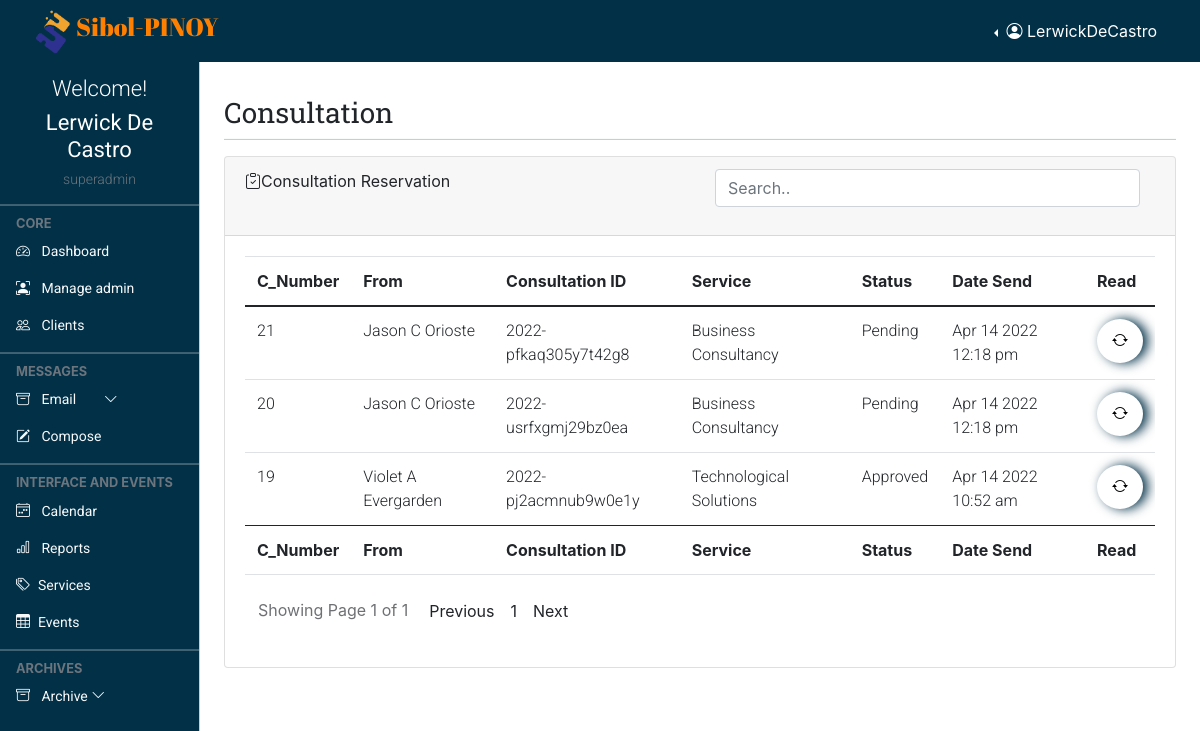
Page /admin/consultation.php (signed in) on the committed database.
### tables this page shows
CREATE TABLE `profile` (
  `id` int(11) NOT NULL,
  `loginId` int(11) NOT NULL,
  `firstName` varchar(255) NOT NULL,
  `lastName` varchar(255) NOT NULL,
  `dateAdded` datetime NOT NULL
);

CREATE TABLE `client` (
  `c_count` int(150) NOT NULL,
  `client_uniID` varchar(250) NOT NULL,
  `firstName` varchar(250) NOT NULL,
  `mi` text DEFAULT NULL,
  `lastName` varchar(250) NOT NULL,
  `email_add` varchar(250) NOT NULL,
  `contact` varchar(250) DEFAULT NULL,
  `organization` varchar(250) NOT NULL,
  `position` varchar(250) NOT NULL,
  `date_register` datetime NOT NULL
);

CREATE TABLE `consultation` (
  `entryID` int(250) NOT NULL,
  `email_add` varchar(250) NOT NULL,
  `consultation_id` varchar(250) NOT NULL,
  `service_uniID` varchar(250) NOT NULL,
  `memo` text DEFAULT NULL,
  `set_date` date DEFAULT NULL,
  `set_time` time DEFAULT NULL,
  `status` varchar(50) NOT NULL,
  `action` varchar(50) NOT NULL,
  `registered_date` datetime DEFAULT NULL
);

CREATE TABLE `services` (
  `number` int(100) NOT NULL,
  `service_uniID` varchar(250) NOT NULL,
  `service_title` varchar(250) NOT NULL,
  `image` varchar(250) NOT NULL,
  `service_desc` longtext NOT NULL,
  `status` varchar(50) NOT NULL,
  `loginId` varchar(250) DEFAULT NULL,
  `action` varchar(250) DEFAULT NULL,
  `date_upload` datetime DEFAULT NULL,
  `date_update` datetime DEFAULT NULL
);

### admin/consultation.php (the view, shortened to what this page needs)
<!doctype html>
<html lang="en">
  <?php
      require "layout.part/admin.header.php";
  ?>
  <body>
    <?php
      require "layout.part/admin.top.navbar.php";
    ?>
    <?php
      require "layout.part/admin.side.navbar.php";
    ?>
    <main class="mt-5 pt-3">
        <div class="container-fluid p-4">
            <div class="row">
            <div class="col-md-12 my-2">
                <h4 class="page-header">Consultation</h4>
                <hr class="dropdown-divider bg-dark" />
            </div>
        </div>
        <div class="row">
            <div class="col-md-12 mb-3">
                <div class="card">
                    <div class="card-header">
                        <span><i class="bi bi-clipboard-check"></i></span>Consultation Reservation
                        <div class="form-group float-end col-md-6">
                            <input type="text" class="form-control inputSearch" id="inputSearch" placeholder="Search..">
                        </div>
                    </div>
                    <div class="card-body">
                        <div class="table-responsive">
                            <table id="example" class="table data-table" style="width: 100%">
                                <thead>
                                    <tr>
                                        <th>C_Number</th>
                                        <th>From</th>
                                        <th>Consultation ID</th>
                                        <th>Service</th>
                                        <th>Status</th>
                                        <th>Date Send</th>
                                        <th>Read</th>
                                    </tr>
                                </thead>
                                <tbody id="myTable">
                                    <?php
                                        if(isset($_GET['page_no']) && $_GET['page_no'] !=''){
                                            $page_no = $_GET['page_no'];
                                        }else{
                                            $page_no = 1;
                                        }
                                        $total_records_per_page = 25;
                                        $previous_page = $page_no - 1;
                                        $next_page = $page_no + 1;
                                        $result_count = mysqli_query($conn, "SELECT COUNT(*) as total_records FROM `consultation`" );
                                        $total_records = mysqli_fetch_array($result_count);
                                        $total_records = $total_records['total_records'];
                                        $total_number_of_page = ceil($total_records / $total_records_per_page);
                                        $consultation_query = "SELECT tb3.entryID, tb1.firstName, tb1.mi, tb1.lastName, tb1.email_add, tb2.service_uniID, tb2.service_title, tb3.consultation_id, tb3.status, tb3.action, tb3.registered_date FROM (client tb1 INNER JOIN consultation tb3 ON tb1.email_add = tb3.email_add) INNER JOIN services tb2 ON tb2.service_uniID = tb3.service_uniID ORDER BY entryID DESC";
                                        $consultation_query_results = $conn->query($consultation_query);
                                        if($consultation_query_results->num_rows > 0){
                                            foreach($consultation_query_results as $consultation){
                                                ?>
                                                <tr class="
                                                <?php
                                                    $a = $consultation['action'];
                                                    if($a == "New"){
                                                        echo 'card-text';
                                                    }else{
                                                        echo 'card-tex2';
                                                    }
                                                ?>
                                                ">
                                                        <td><?= $consultation['entryID'] ?></td>
                                                        <td><?= $consultation['firstName'].' '.$consultation['mi'].' '.$consultation['lastName'] ?></td>
                                                        <td><?= $consultation['consultation_id'] ?></td>
                                                        <td><?= $consultation['service_title'] ?></td>
                                                        <td><?= $consultation['status'] ?></td>
                                                        <td><?= date('M d Y g:i a',  strtotime($consultation['registered_date'])) ?></td>
                                                        <td>
                                                            <form action="consultation.info" method="POST">
                                                                <button type="submit" class="stats-white tooltip-test" title="READ" id="read" name="read">
                                                                    <i class="bi bi-arrow-repeat"></i>
                                                                </button>
                                                            </form>
                                                        </td>
                                                    </tr>
                                                <?php
                                            }
                                        }
                                    ?>
                                </tbody>
                                <tfoot>
                                    <tr>
                                        <th>C_Number</th>
                                        <th>From</th>
                                        <th>Consultation ID</th>
                                        <th>Service</th>
                                        <th>Status</th>
                                        <th>Date Send</th>
                                        <th>Read</th>
                                    </tr>
                                </tfoot>
                            </table>
                        </div>
                        <ul class="pagination pull-right">
                            <li class="pull-left btn btn-default disabled">Showing Page <?php echo $page_no." of ".$total_number_of_page;?></li>
                            <li class=" p-2 <?php if($page_no <= 1) { echo "disabled";}?>">
                                <a <?php if($page_no > 1) { echo "href='?page_no=$previous_page'";} ?>>Previous</a>
                            </li>
                            <?php
                                if($total_number_of_page <=10){
                                    for($counter = 1; $counter <=$total_number_of_page;$counter++){
                                        if($counter == $page_no){
                                            echo "<li class='active p-2'><a> $counter </a></li>";
                                        }else{
                                            echo "<li class='p-2'><a href='?page_no=$counter'> $counter </a></li>";
                                        }
                                    }
                                }
                            ?>
                            <li class="p-2 <?php if($page_no >= $total_number_of_page) {echo "disabled";} ?>" >
                                <a <?php if($page_no < $total_number_of_page) {echo "href='?page_no=$next_page'";} ?>>Next</a>
                            </li>
                        </ul>
                    </div>
                </div>
            </div>
        </div>
    </main>
  </body>
</html>

### admin/layout.part/admin.header.php (shortened to what this page needs)
  <head>
    <link href="https://cdn.jsdelivr.net/npm/bootstrap@5.0.2/dist/css/bootstrap.min.css" rel="stylesheet">
    <link rel="stylesheet" href="https://cdnjs.cloudflare.com/ajax/libs/fullcalendar/3.4.0/fullcalendar.css" />
    <link rel="stylesheet" href="https://cdnjs.cloudflare.com/ajax/libs/twitter-bootstrap/4.0.0-alpha.6/css/bootstrap.css" />
    <link rel="stylesheet" href="https://cdn.jsdelivr.net/npm/bootstrap-icons@1.4.1/font/bootstrap-icons.css"/>
    <link rel="stylesheet" href="style/dataTables.bootstrap5.min.css" />
    <link rel="stylesheet" href="style/addstyler.css" />
    <link rel="stylesheet" href="style/colored.css" />
  </head>
<?php
function levelCheck($lev){
    if($lev == "0"){
      $lev = "admin";
    }
    else if($lev == "1"){
      $lev = "superadmin";
    }
    echo $lev;
  }
?>

### admin/layout.part/admin.top.navbar.php (shortened to what this page needs)
<?php
  require "../connection.php";
  if(isset($_SESSION["username"]) && isset($_SESSION["level"])){
    $musername = $_SESSION["username"];
    $sql = "SELECT login.loginId, profile.firstName, profile.lastName, login.username, login.level FROM login INNER JOIN profile ON
                login.loginId = profile.loginId WHERE login.username = '$musername'";
    if($result = $conn->query($sql)){
      if($result->num_rows == 1){
        if($row = $result->fetch_assoc()){
          $firstName = $row["firstName"];
          $lastName = $row["lastName"];
          $rusername = $row["username"];
          $level = $row["level"];
        }
      }
    }
  }
?>
<nav class="navbar navbar-expand-lg navbar-dark px-3 fixed-top bg-coloured">
  <div class="container-fluid">
    <div class="">
      <img class="__logo" src="../img/logo.png" alt=""><a class="logo-font" href="#">Sibol-PINOY</a>
    </div>
    <div class="collapse navbar-collapse justify-content-md-end" id="topNavBar">
      <div class="btn-group border-0 dropstart">
        <button type="button" class="btn text-white dropdown-toggle border-0" data-bs-toggle="dropdown" aria-expanded="false">
          <i class="bi bi-person-circle"></i> <span> <?= $rusername ?> </span>
        </button>
      </div>
    </div>
  </div>
</nav>

### admin/layout.part/admin.side.navbar.php (shortened to what this page needs)
<div class="offcanvas offcanvas-start sidebar-nav bg-coloured" id="sidebar">
    <div class="offcanvas-body p-0">
        <div class="container pt-3 text-center">
            <div class="text-white">
            <h4 class="welcome-text">Welcome!</h4>
            <h2 class="user-text"><?= $firstName . " " . $lastName?></h2>
            <h6 class="text-muted text-small"><?= levelCheck($level) ?></h6>
            </div>
        </div>
        <nav class="navbar-dark pb-5">
            <ul class="navbar-nav">
                <hr class="dropdown-divider bg-light" />
                <div class="text-muted small fw-bold text-uppercase px-3">
                    CORE
                </div>
                <li>
                    <a href="landing" class="nav-link px-3 text-light text-normal">
                        <span class="me-2"><i class="bi bi-speedometer2"></i></span>
                        <span>Dashboard</span>
                    </a>
                    <?php
                        if(isset($_SESSION["level"])){
                            $check_level = $_SESSION["level"];
                            if($check_level == '1'){
                                echo ' <a href="admin.con" class="nav-link px-3 text-light text-normal">
                                            <span class="me-2"><i class="bi bi-person-bounding-box"></i></span>
                                            <span>Manage admin</span>
                                        </a>';
                            }
                        }
                    ?>
                    <a href="clients.record" class="nav-link px-3 text-light text-normal">
                        <span class="me-2"><i class="bi bi-people"></i></span>
                        <span>Clients</span>
                    </a>
                </li>
                <hr class="dropdown-divider bg-light" />
                <div class="text-muted small fw-bold text-uppercase px-3">
                    Messages
                </div>
                <li>
                    <a class="nav-link px-3 text-light text-normal position-relative" data-bs-toggle="collapse" href="#email">
                        <span class="me-2"><i class="bi bi-archive"></i></span>
                            <span>Email
                        </span>
                        <span class="ms-auto">
                            <span class="right-icon mx-4">
                            <i class="bi bi-chevron-down"></i>
                            </span>
                        </span>
                    </a>
                    <a href="#" class="nav-link px-3 text-light text-normal">
                        <span class="me-2"><i class="bi bi-pencil-square"></i></span>
                        <span>
                            <button type="button" class="bg-transparent border-0 text-light" data-bs-toggle="modal" data-bs-target="#exampleModal">
                                Compose
                            </button>
                        </span>
                    </a>
                </li>
                <hr class="dropdown-divider bg-light" />
                <div class="text-muted small fw-bold text-uppercase px-3">
                    Interface and Events
                </div>
                <li>
                    <a href="calender" class="nav-link px-3 text-light text-normal">
                            <span class="me-2"><i class="bi bi-calendar4-week"></i></span>
                            <span>Calendar</span>
                    </a>
                    <a href="reports" class="nav-link px-3 text-light text-normal">
                            <span class="me-2"><i class="bi bi-bar-chart"></i></span>
                            <span>Reports</span>
                    </a>
                    <a href="services.tools" class="nav-link px-3 sidebar-link text-light text-normal" >
                        <span class="me-2"><i class="bi bi-tags"></i></span>
                        <span>Services</span>
                    </a>
                    <a href="events" class="nav-link px-3 sidebar-link text-light text-normal">
                        <span class="me-2"><i class="bi bi-table"></i></span>
                        <span>Events</span>
                    </a>
                </li>
                <hr class="dropdown-divider bg-light" />
                <div class="text-muted small fw-bold text-uppercase px-3">
                    Archives
                </div>
                <li>
                    <a class="nav-link px-3  text-light text-normal" data-bs-toggle="collapse" href="#archives">
                        <span class="me-2"><i class="bi bi-archive"></i></span>
                        <span>Archive</span>
                        <span class="ms-auto">
                            <span class="right-icon">
                            <i class="bi bi-chevron-down"></i>
                            </span>
                        </span>
                    </a>
                </li>
            </ul>
        </nav>
    </div>
</div>

### rows in the picture
profile: loginId.username "LerwickDeCastro", firstName "Lerwick", lastName "De Castro", loginId.level "superadmin"
client: consultation.entryID "21", firstName "Jason", mi "C", lastName "Orioste", consultation.consultation_id "2022-pfkaq305y7t42g8", services.service_title "Business Consultancy", consultation.status "Pending", consultation.registered_date "Apr 14 2022 12:18 pm", consultation.entryID "20", consultation.consultation_id "2022-usrfxgmj29bz0ea"
client: consultation.entryID "19", firstName "Violet", mi "A", lastName "Evergarden", consultation.consultation_id "2022-pj2acmnub9w0e1y", services.service_title "Technological Solutions", consultation.status "Approved", consultation.registered_date "Apr 14 2022 10:52 am"

### other values in the picture
$page_no "1"
$total_number_of_page "1"
